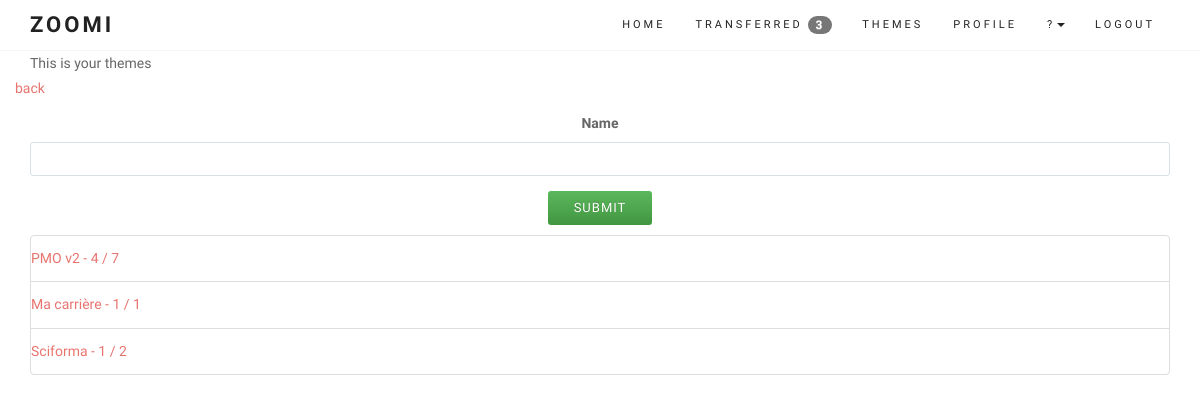
Screenshot of /themes/ (signed in) with the database file from the repository.
### core/models.py (models this page shows, shortened)
class UserProfile(models.Model):
	user = models.OneToOneField(User, on_delete=models.CASCADE)
	company = models.CharField(max_length=50)
	def get_entry_transfered(self):
		return self.user.entry_set.filter(transfered=True, done=False).count()

class Theme(models.Model):
	user = models.ForeignKey(User)
	name = models.CharField(max_length=100, null=True, blank=True)
	created_at = models.DateTimeField(auto_now_add=True)
	def theme_entry_url(self):
		return reverse (viewname="themedetails", args=[self.id])
	def get_entry_done(self):
		return self.entry_set.filter(done=True)

### core/views.py (the view, shortened to what this page needs)
# urls.py: url(r'^themes/$', login_required(coreviews.ThemeListAppendView.as_view()), name='themelist'),
class ThemeListAppendView(ListThemeView):
	model = coremodels.Theme
	template_name = 'theme/list.html'
	context_object_name = 'theme'
	def get_queryset(self):
		return coremodels.Theme.objects.filter(user=self.request.user).order_by('created_at')

### core/models.py
class ThemeCreateForm(ModelForm):
	class Meta:
		model = Theme
		fields = ['name'] # the form on the homepage
	def __init__(self, *args, **kwargs): # current_business, as parameter (cf Creeam)
		super(ThemeCreateForm, self).__init__(*args, **kwargs)
		self.fields['name'].widget.attrs['autofocus'] = "on"

### core/models.py (called while the page is built)
	def get(self, request, *args, **kwargs):
		self.object_list = self.get_queryset()
		allow_empty = self.get_allow_empty()
		if not allow_empty and len(self.object_list) == 0:
			raise Http404(_(u"Empty list and '%(class_name)s.allow_empty' is False.")
							% {'class_name': self.__class__.__name__})
		self.object = None
		form_class = self.get_form_class()
		form = self.get_form(form_class)
		context = self.get_context_data(object_list=self.object_list, form=form)
		return self.render_to_response(context)

### templates/theme/list.html (shortened to what this page needs)
{% extends "base/theme.html" %}
{% load sitegate %}
{% load staticfiles %}
{% block page_sub_title %}
This is your themes
{% endblock %}
{% block content %}
<link rel="stylesheet" href="{% static "css/zoomi.css" %}">
<section id="services">
	<div class="container">
		<div class="row ">
			<a href="/">back</a>
				{% include 'theme/create.html' %}
		</div>
		<div class="row ">
			<div class="col-lg-12 text-center">
						<ul id="comment_list">
						   	{% for objects in object_list %}
{% block detail %}
									{% include 'theme/details.html' %}
{% endblock %}
							{% endfor %}
						</ul>
			</div>
		</div>
	</div>
</section>
{% endblock %}

### templates/base/theme.html (shortened to what this page needs)
{% load staticfiles %}
{% load widget_tweaks %}
<!DOCTYPE html>
<html lang="en">
<head>
{% block css_js %}
		<link rel="stylesheet" href="https://maxcdn.bootstrapcdn.com/bootstrap/3.3.6/css/bootstrap.min.css">
		<link rel="stylesheet" href="https://maxcdn.bootstrapcdn.com/bootstrap/3.3.6/css/bootstrap-theme.min.css">
	<link href="{% static "css/font-awesome.min.css" %}" rel="stylesheet" media="screen">
	<link href="{% static "css/simple-line-icons.css" %}" rel="stylesheet" media="screen">
	<link href="{% static "css/animate.css" %}" rel="stylesheet">
	<link href="{% static "css/style.css" %}" rel="stylesheet" media="screen">
	<link rel="stylesheet" href="https://code.jquery.com/mobile/1.4.5/jquery.mobile-1.4.5.min.css" />
{% endblock %}
</head>
<body>
{% block navigation %}
	<header class="header">
		<nav class="navbar navbar-custom" role="navigation">
			<div class="container">
				<div class="navbar-header">
					<a class="navbar-brand" href="/">Zoomi</a>
				</div>
				<div class="collapse navbar-collapse" id="custom-collapse" data-role="navbar">
					<ul class="nav navbar-nav navbar-right">
						<li><a href="/">Home</a></li>
						{% if user.is_authenticated %}
						<li>
						    <a class="page-scroll" href="/transferred">Transferred <span class="badge">{{ user.userprofile.get_entry_transfered }}</span></a>
						</li>
						<li>
						    <a class="page-scroll" href="/themes">Themes</a>
						</li>
						<li>
						    <a class="page-scroll" href="/user/details">Profile</a>
						</li>
						<li class="dropdown">
					          <a href="#" class="dropdown-toggle" data-toggle="dropdown" role="button" aria-haspopup="true" aria-expanded="false">?<span class="caret"></span></a>
					    </li>
						<li>
						    <a class="page-scroll" href="/logout">Logout</a>
						</li>
						{% endif %}
 					</ul>
				</div>
			</div>
		</nav>
	</header>
{% endblock %}
<div class="container">
	<div class="row">
		<div class="col-sm-12">
{% block page_sub_title %}
{% endblock %}
		</div>
	</div>
</div>
{% block content %}{% endblock %}
</body>
</html>

### templates/theme/details.html
								<li id="entry_{{ objects.id }}" class="list-group-item {% if objects.section == 1 %}active{% endif %}">
								  	<div class="row">
								  			<a href="{{ objects.theme_entry_url }}">{{ objects.name }} - {{ objects.get_entry_done.count }} / {{ objects.entry_set.count }}</a>
									</div>
								</li>

### static/css/style.css (style rules this page uses)
body { font: 300 14px/1.8 'Raleway', sans-serif; color: #666; overflow-x: hidden; }
a { color: #E7746F; }
.navbar a, .form-control { -webkit-transition: all 0.4s ease-in-out 0s; -moz-transition: all 0.4s ease-in-out 0s; -ms-transition: all 0.4s ease-in-out 0s; -o-transition: all 0.4s ease-in-out 0s; transition: all 0.4s ease-in-out 0s; }
a, .btn { -webkit-transition: all 0.125s ease-in-out 0s; -moz-transition: all 0.125s ease-in-out 0s; -ms-transition: all 0.125s ease-in-out 0s; -o-transition: all 0.125s ease-in-out 0s; transition: all 0.125s ease-in-out 0s; }
.btn, .form-control, .form-control:hover, .form-control:focus, .navbar-custom .dropdown-menu { -webkit-box-shadow: none; box-shadow: none; }
.btn, .iconbox, .progress, #filter li, .scroll-up a, .form-control, .input-group-addon { -webkit-border-radius: 3px; -moz-border-radius: 3px; -o-border-radius: 3px; border-radius: 3px; }
.form-control { background: #FFF; border: 1px solid #D8E1E4; font-size: 12px; padding: 0 15px; }
.header { border-bottom: 1px solid #f5f5f5; position: relative; width: 100%; z-index: 998; }
.navbar-custom { border: 0; border-radius: 0; margin: 0; text-transform: uppercase; font-family: Raleway, sans-serif; }
.navbar-custom, .navbar-custom .dropdown-menu { background: #fff; padding: 0; }
.navbar-custom .navbar-brand, .navbar-custom .navbar-nav > li > a, .navbar-custom .navbar-nav .dropdown-menu > li > a { font-size: 11px; letter-spacing: 3px; color: #222; }
.navbar-custom .navbar-brand { font-weight: 700; font-size: 22px; font-family: Lobster, cursive; }

### static/css/zoomi.css (style rules this page uses)
html { position: relative; min-height: 100%; }
body { margin-bottom: 130px; }
ul { padding: 0; text-align: left; list-style: none; }

### rows the page displays
Theme: name "PMO v2", get_entry_done.count "4", entry_set.count "7"
Theme: name "Ma carrière", get_entry_done.count "1", entry_set.count "1"
Theme: name "Sciforma", get_entry_done.count "1", entry_set.count "2"

### other values shown
{{ user.userprofile.get_entry_transfered }} "3"
{{ field.label }} "Name"
